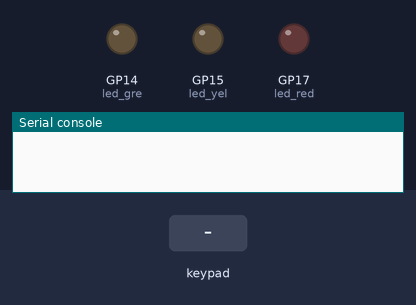
A program run on a simulated Raspberry Pi Pico running MicroPython. Parts: output pins drawn as LEDs (lit = HIGH), the last lines printed to the serial console. The inputs (shaded band) are chosen by the test bench. Pins used as bus, display or sensor lines are not drawn.

Above: at 1.2 s.
1.3 s: key 'A' pressed
At 2.3 s:
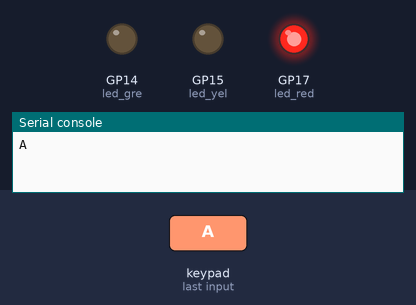
2.9 s: keypad keys 1 2 pressed 0.4 s apart
5.2 s: key 'E' pressed
6.8 s: keypad keys 1 2 # pressed 0.4 s apart
9.5 s: key 'D' pressed
11.1 s: keypad keys 1 2 * pressed 0.4 s apart
Timing chart, 0 to 14.1 s (numbered marks = the images above; inputs shaded):
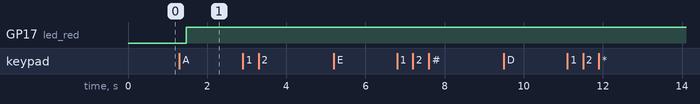

The program:

pj02_5_4_KeyBoard.py
```python
# RaspberryPico 5*4键盘输入
from machine import Pin,Timer,I2C
import utime

led_red = Pin(17, Pin.OUT)  # 定义引脚编号GP16，引脚模式为输出 红色
led_yel = Pin(15, Pin.OUT)  # 定义引脚编号GP17，引脚模式为输出 黄色
led_gre = Pin(14, Pin.OUT)  # 定义引脚编号GP18，引脚模式为输出 黄色

i2c = I2C(0, scl=Pin(1), sda=Pin(0), freq=200000)
keyName = [['7','8','9','E'],
           ['4','5','6','D'],
           ['1','2','3','U'],
           ['A','B','#','*'],
           ['L','0','R','N']]
keypadRowPins = [12,16,20,21,22]
keypadColPins = [6,13,19,26]
row = []
col = []
keypadState = [];
for i in keypadRowPins:
    row.append(Pin(i,Pin.IN,Pin.PULL_UP))
    keypadState.append([0,0,0,0])
for i in keypadColPins:
    col.append(Pin(i,Pin.OUT))

def keypadRead():
    global row
    j_ifPressed = -1
    i_ifPressed = -1
    for i in range(0,len(col)):
        col[i].low()
        utime.sleep(0.005) #settling time
        for j in range(0,len(row)):
            pressed = not row[j].value()
            if(pressed and (keypadState[j][i] != pressed)): #state changed to high
                keypadState[j][i] = pressed
            elif(not pressed and (keypadState[j][i] != pressed)): # state changed to low
                keypadState[j][i] = pressed
                j_ifPressed = j
                i_ifPressed = i
        col[i].high()
    if(j_ifPressed != -1 and i_ifPressed != -1):
        return keyName[j_ifPressed][i_ifPressed]
    else:
        return -1
if __name__ == '__main__':
    while True:
        key = keypadRead()
        if(key != -1):
            print(key)
        if(key == 'A'):
            led_red.toggle()
```

Measured:
- after the input at 1.3 s, GP17 (led_red): LOW → HIGH after 0.17 s
